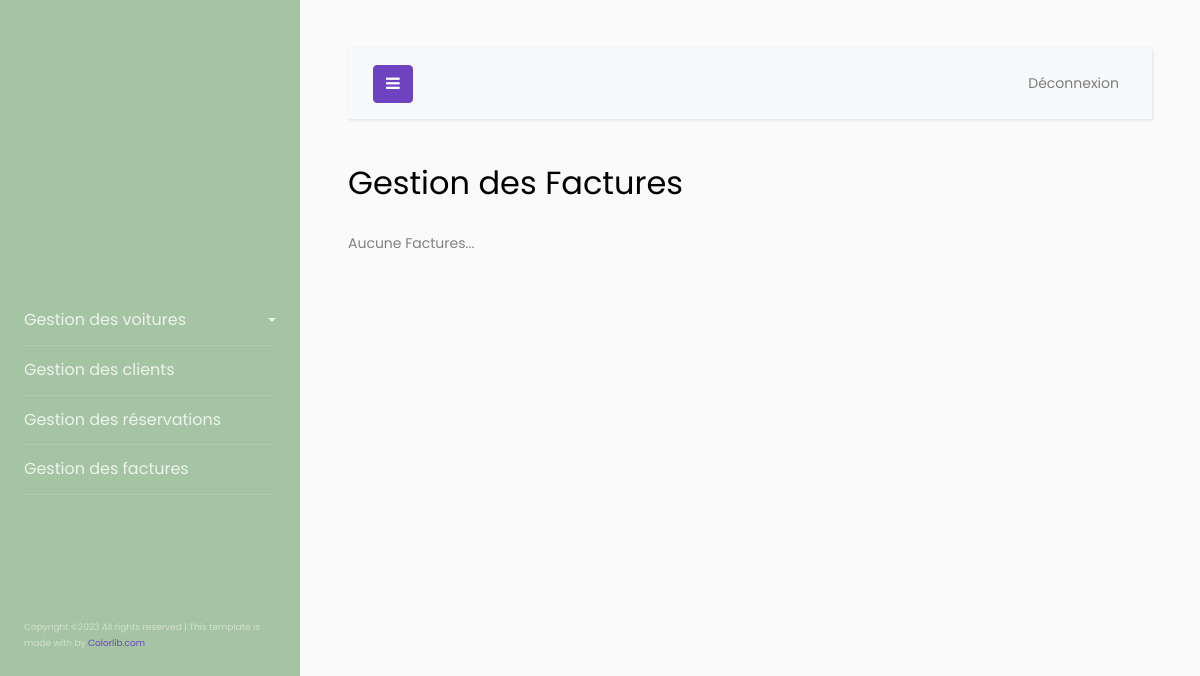
Page /gestionFacture.php on the earlier database version.
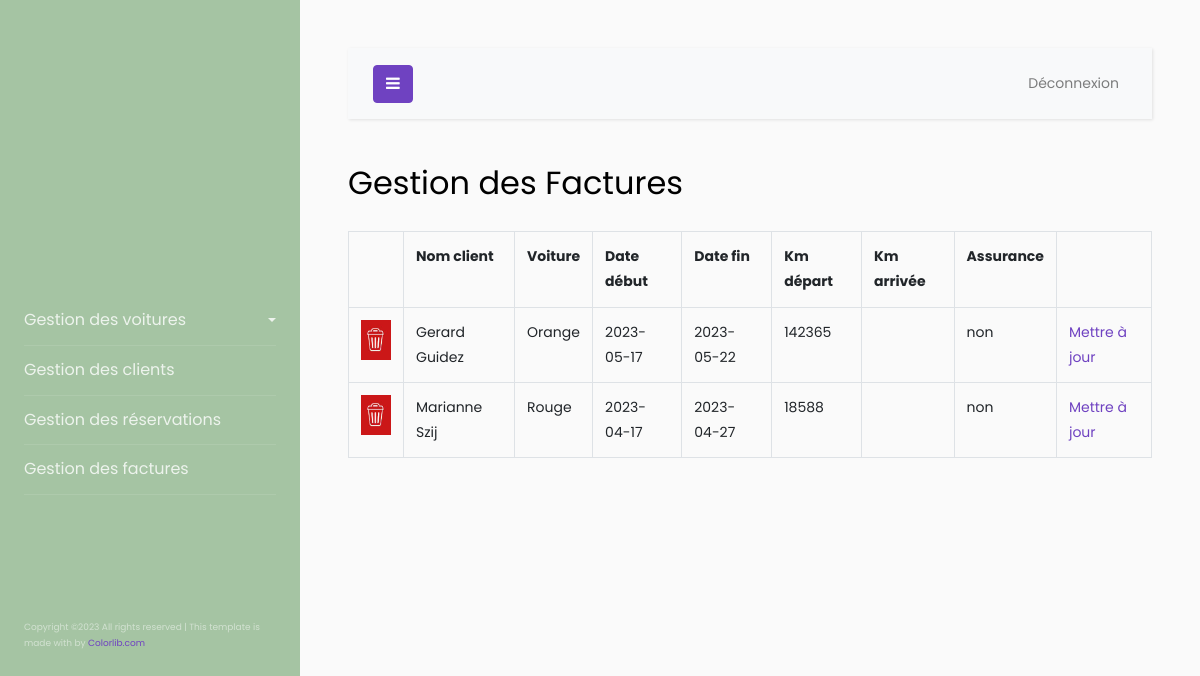
Same page on the later database version.
### tables this page shows
CREATE TABLE facture
(
    idFacture       SMALLINT NOT NULL AUTO_INCREMENT,
    noReservation   SMALLINT,
    noClient        SMALLINT NOT NULL,
    noVoiture       SMALLINT NOT NULL,
    dateDebut       DATE NOT NULL,
	dateFin         DATE,
    kmDebut         INT NOT NULL,
    kmFin           INT,
    montant         FLOAT,
    assurance       TINYINT(1),
    PRIMARY KEY (idFacture)
);

CREATE TABLE client
(
    idClient    SMALLINT NOT NULL AUTO_INCREMENT,
    prenom      VARCHAR(25),
	nom         VARCHAR(25),
	courriel    VARCHAR(50) NOT NULL,
	telephone   VARCHAR(10) NOT NULL,
	PRIMARY KEY (idClient)
);

CREATE TABLE voiture
(
    idVoiture       SMALLINT NOT NULL AUTO_INCREMENT,
    nomVoiture      VARCHAR(30) NOT NULL,
    marque          VARCHAR(25),
    annee           SMALLINT NOT NULL,
    km              INT NOT NULL,
    description_fr  VARCHAR(150),
    description_en  VARCHAR(150),
    PRIMARY KEY (idVoiture)
);

### librairies/fonctions.lib.php (the view, shortened to what this page needs)
<?php
function CompterFactures($bd){
    $reqCount = $bd->prepare("SELECT COUNT(idFacture) FROM facture;");
    $reqCount->execute();
    return $reqCount->fetch()[0];
}
function AfficherFactures($bd)
{
    $requete = $bd->prepare("SELECT idFacture, nom, prenom, nomVoiture, dateDebut, dateFin, assurance, kmDebut, kmFin
                                FROM facture, client, voiture
                                WHERE noClient = idClient
                                  AND noVoiture = idVoiture
                                ORDER BY nom;");
    $requete->execute();
    print("<h2 class='mb-4'>Gestion des Factures</h2>");
    print(" <form action='#' name='formGestionFacture' method='post'>
                <table class='table table-bordered' >
                    <tr>
                        <th></th>
                        <th> Nom client</th>
                        <th> Voiture</th>
                        <th> Date début</th>
                        <th> Date fin</th>
                        <th> Km départ</th>
                        <th> Km arrivée</th>
                        <th> Assurance</th>
                        <th> &nbsp</th>
                    </tr>");
    while ($ligne = $requete->fetch()) {
        if ($ligne['assurance'] == 0)
            $ass = "non";
        else
            $ass = "oui";
        $img = "images/supprimer.png";
        print("<tr>
                   <td>
                       <a href='#' onclick='verifierSuppressionFacture($ligne[idFacture]);'>
                           <img src='$img' alt='imgSupprimer' height='40' width='30'>
                       </a>
                   </td>
                   <td> $ligne[prenom] $ligne[nom]</td>
                   <td> $ligne[nomVoiture]</td>
                   <td> $ligne[dateDebut]</td>
                   <td> $ligne[dateFin]</td>
                   <td> $ligne[kmDebut]</td>
                   <td> $ligne[kmFin]</td>
                   <td> $ass</td>
                   <td> <a href='gestionFacture.php?action=modifier&id=$ligne[idFacture]'>Mettre à jour</a></td>
               </tr>");
    }
    print("</table>
        </form>");
}
?>

### inclus/enteteAdmin.inc.php (shortened to what this page needs)
<!DOCTYPE html>
<html lang="fr">
<head>
  <link rel="stylesheet" href="https://stackpath.bootstrapcdn.com/font-awesome/4.7.0/css/font-awesome.min.css">
  <link rel="stylesheet" href="css/style.css?<?php echo rand(10000,99999)?>">
  <link rel="stylesheet" href="css/monStyle.css?<?php echo rand(10000,99999)?>">
</head>
<body>
  <div class="wrapper d-flex align-items-stretch">
    <nav id="sidebar">
      <div class="p-4 pt-5">
        <a href="index.php" class="img logo rounded-circle mb-5" style="background-image: url(./images/logo.jpg);"></a>
        <ul class="list-unstyled components mb-5">
          <li>
            <a href="#pageSubmenu" data-toggle="collapse" aria-expanded="false" class="dropdown-toggle">Gestion des voitures</a>
          </li>
          <li><a href="gestionClient.php">Gestion des clients</a></li>
          <li><a href="gestionReservation.php">Gestion des réservations</a></li>
          <li><a href="gestionFacture.php">Gestion des factures</a></li>
        </ul>
        <br><br><br>
        <div class="footer">
          <p>Copyright &copy;<script>document.write(new Date().getFullYear());</script> All rights reserved | This template is made with by <a href="https://colorlib.com" target="_blank">Colorlib.com</a>
        </div>
      </div>
    </nav>
    <div id="content" class="p-4 p-md-5">
      <nav class="navbar navbar-expand-lg navbar-light bg-light">
        <div class="container-fluid">
          <button type="button" id="sidebarCollapse" class="btn btn-primary">
            <i class="fa fa-bars"></i>
          </button>
          <div class="collapse navbar-collapse" id="navbarSupportedContent">
            <ul class="nav navbar-nav ml-auto">
              <li class="nav-item"><a class="nav-link" href="index.php?action=deconnecter">Déconnexion</a></li>
            </ul>
          </div>
        </div>
      </nav>

### gestionFacture.php (shortened to what this page needs)
<?php
include("librairies/fonctions.lib.php");
$bd = null;
include("inclus/enteteAdmin.inc.php");
?>
<?php
if(CompterFactures($bd) == 0){
    print("<h2 class='mb-4'>Gestion des Factures</h2>");
    print("Aucune Factures...");
}
else{
    if(isset($_GET['id']))
        AfficherFactureSeule($bd, $_GET['id']);
    else
        AfficherFactures($bd);
}
include("inclus/piedPage.inc.php");
?>

### inclus/piedPage.inc.php (shortened to what this page needs)
    </div>
  </div>
</body>
</html>

### css/monStyle.css (style rules this page uses)
* { box-sizing: border-box; padding: 0; margin: 0; }
body { min-height: 100vh; }
table, table th, table td { border: 1px lightgray solid; }

Differences in the rows shown:
added facture: client.prenom "Gerard", client.nom "Guidez", voiture.nomVoiture "Orange", dateDebut "2023-05-17", dateFin "2023-05-22", kmDebut "142365", assurance "non"
added facture: client.prenom "Marianne", client.nom "Szij", voiture.nomVoiture "Rouge", dateDebut "2023-04-17", dateFin "2023-04-27", kmDebut "18588", assurance "non"
Other differences:
text no longer shown: "Aucune Factures..."
text now shown: "Nom client Voiture Date début Date fin Km départ Km arrivée Assurance"
